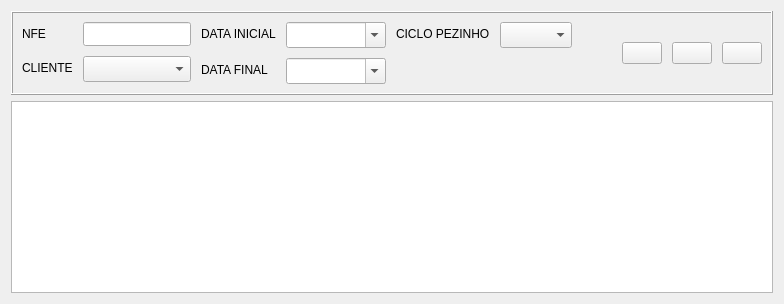
          <widget class="QWidget" name="tab_historic_nfe">
           <attribute name="icon">
            <iconset resource="resource.qrc">
             <normaloff>:/icons/assets/history-32.png</normaloff>:/icons/assets/history-32.png</iconset>
           </attribute>
           <attribute name="title">
            <string>HISTÓRICO</string>
           </attribute>
           <layout class="QVBoxLayout" name="verticalLayout_8">
            <item>
             <widget class="QFrame" name="frame_24">
              <property name="sizePolicy">
               <sizepolicy hsizetype="Preferred" vsizetype="Fixed">
                <horstretch>0</horstretch>
                <verstretch>0</verstretch>
               </sizepolicy>
              </property>
              <property name="minimumSize">
               <size>
                <width>0</width>
                <height>0</height>
               </size>
              </property>
              <property name="maximumSize">
               <size>
                <width>16777215</width>
                <height>16777215</height>
               </size>
              </property>
              <property name="frameShape">
               <enum>QFrame::Box</enum>
              </property>
              <property name="frameShadow">
               <enum>QFrame::Raised</enum>
              </property>
              <layout class="QHBoxLayout" name="horizontalLayout_35" stretch="1,1,1,0,0">
               <property name="spacing">
                <number>10</number>
               </property>
               <item>
                <layout class="QFormLayout" name="formLayout_10">
                 <property name="rightMargin">
                  <number>0</number>
                 </property>
                 <item row="0" column="0">
                  <widget class="QLabel" name="label_97">
                   <property name="text">
                    <string>NFE</string>
                   </property>
                   <property name="buddy">
                    <cstring>txt_nfe_nfe_history</cstring>
                   </property>
                  </widget>
                 </item>
                 <item row="1" column="0">
                  <widget class="QLabel" name="label_95">
                   <property name="text">
                    <string>CLIENTE</string>
                   </property>
                   <property name="buddy">
                    <cstring>cb_client_nfe_history</cstring>
                   </property>
                  </widget>
                 </item>
                 <item row="0" column="1">
                  <widget class="QLineEdit" name="txt_nfe_nfe_history">
                   <property name="minimumSize">
                    <size>
                     <width>0</width>
                     <height>24</height>
                    </size>
                   </property>
                  </widget>
                 </item>
                 <item row="1" column="1">
                  <widget class="QComboBox" name="cb_client_nfe_history">
                   <property name="sizePolicy">
                    <sizepolicy hsizetype="Expanding" vsizetype="Fixed">
                     <horstretch>0</horstretch>
                     <verstretch>0</verstretch>
                    </sizepolicy>
                   </property>
                   <property name="minimumSize">
                    <size>
                     <width>0</width>
                     <height>26</height>
                    </size>
                   </property>
                  </widget>
                 </item>
                </layout>
               </item>
               <item>
                <layout class="QFormLayout" name="formLayout_11">
                 <property name="rightMargin">
                  <number>0</number>
                 </property>
                 <item row="0" column="0">
                  <widget class="QLabel" name="label_94">
                   <property name="text">
                    <string>DATA INICIAL</string>
                   </property>
                   <property name="buddy">
                    <cstring>cb_start_date_nfe_history</cstring>
                   </property>
                  </widget>
                 </item>
                 <item row="1" column="0">
                  <widget class="QLabel" name="label_93">
                   <property name="text">
                    <string>DATA FINAL</string>
                   </property>
                   <property name="buddy">
                    <cstring>cb_end_date_nfe_history</cstring>
                   </property>
                  </widget>
                 </item>
                 <item row="0" column="1">
                  <widget class="CustomComboBox" name="cb_start_date_nfe_history">
                   <property name="sizePolicy">
                    <sizepolicy hsizetype="Expanding" vsizetype="Fixed">
                     <horstretch>0</horstretch>
                     <verstretch>0</verstretch>
                    </sizepolicy>
                   </property>
                   <property name="minimumSize">
                    <size>
                     <width>100</width>
                     <height>26</height>
                    </size>
                   </property>
                   <property name="editable">
                    <bool>true</bool>
                   </property>
                   <property name="insertPolicy">
                    <enum>QComboBox::NoInsert</enum>
                   </property>
                   <property name="frame">
                    <bool>true</bool>
                   </property>
                  </widget>
                 </item>
                 <item row="1" column="1">
                  <widget class="CustomComboBox" name="cb_end_date_nfe_history">
                   <property name="sizePolicy">
                    <sizepolicy hsizetype="Expanding" vsizetype="Fixed">
                     <horstretch>0</horstretch>
                     <verstretch>0</verstretch>
                    </sizepolicy>
                   </property>
                   <property name="minimumSize">
                    <size>
                     <width>100</width>
                     <height>26</height>
                    </size>
                   </property>
                   <property name="editable">
                    <bool>true</bool>
                   </property>
                   <property name="insertPolicy">
                    <enum>QComboBox::NoInsert</enum>
                   </property>
                   <property name="frame">
                    <bool>true</bool>
                   </property>
                  </widget>
                 </item>
                </layout>
               </item>
               <item>
                <layout class="QFormLayout" name="formLayout_12">
                 <property name="rightMargin">
                  <number>0</number>
                 </property>
                 <item row="0" column="0">
                  <widget class="QLabel" name="label_96">
                   <property name="text">
                    <string>CICLO PEZINHO</string>
                   </property>
                   <property name="buddy">
                    <cstring>cb_skids_nfe_history</cstring>
                   </property>
                  </widget>
                 </item>
                 <item row="0" column="1">
                  <widget class="QComboBox" name="cb_skids_nfe_history">
                   <property name="sizePolicy">
                    <sizepolicy hsizetype="Expanding" vsizetype="Fixed">
                     <horstretch>0</horstretch>
                     <verstretch>0</verstretch>
                    </sizepolicy>
                   </property>
                   <property name="minimumSize">
                    <size>
                     <width>0</width>
                     <height>26</height>
                    </size>
                   </property>
                  </widget>
                 </item>
                </layout>
               </item>
               <item>
                <spacer name="horizontalSpacer_11">
                 <property name="orientation">
                  <enum>Qt::Horizontal</enum>
                 </property>
                 <property name="sizeHint" stdset="0">
                  <size>
                   <width>40</width>
                   <height>20</height>
                  </size>
                 </property>
                </spacer>
               </item>
               <item>
                <layout class="QHBoxLayout" name="horizontalLayout_36">
                 <property name="rightMargin">
                  <number>0</number>
                 </property>
                 <item>
                  <widget class="QPushButton" name="bt_search_nfe_history">
                   <property name="cursor">
                    <cursorShape>PointingHandCursor</cursorShape>
                   </property>
                   <property name="text">
                    <string/>
                   </property>
                   <property name="icon">
                    <iconset resource="resource.qrc">
                     <normaloff>:/icons/assets/search-32.png</normaloff>:/icons/assets/search-32.png</iconset>
                   </property>
                   <property name="iconSize">
                    <size>
                     <width>32</width>
                     <height>32</height>
                    </size>
                   </property>
                   <property name="shortcut">
                    <string>Ctrl+P</string>
                   </property>
                  </widget>
                 </item>
                 <item>
                  <widget class="QPushButton" name="bt_clear_nfe_history">
                   <property name="cursor">
                    <cursorShape>PointingHandCursor</cursorShape>
                   </property>
                   <property name="text">
                    <string/>
                   </property>
                   <property name="icon">
                    <iconset resource="resource.qrc">
                     <normaloff>:/icons/assets/erase-32.png</normaloff>:/icons/assets/erase-32.png</iconset>
                   </property>
                   <property name="iconSize">
                    <size>
                     <width>32</width>
                     <height>32</height>
                    </size>
                   </property>
                   <property name="shortcut">
                    <string>Ctrl+L</string>
                   </property>
                  </widget>
                 </item>
                 <item>
                  <widget class="QPushButton" name="bt_edit_nfe_history">
                   <property name="cursor">
                    <cursorShape>PointingHandCursor</cursorShape>
                   </property>
                   <property name="text">
                    <string/>
                   </property>
                   <property name="icon">
                    <iconset resource="resource.qrc">
                     <normaloff>:/icons/assets/edit-32.png</normaloff>:/icons/assets/edit-32.png</iconset>
                   </property>
                   <property name="iconSize">
                    <size>
                     <width>32</width>
                     <height>32</height>
                    </size>
                   </property>
                   <property name="shortcut">
                    <string>Ctrl+E</string>
                   </property>
                  </widget>
                 </item>
                </layout>
               </item>
              </layout>
             </widget>
            </item>
            <item>
             <widget class="QTableView" name="tv_nfe_history">
              <property name="minimumSize">
               <size>
                <width>0</width>
                <height>0</height>
               </size>
              </property>
              <property name="alternatingRowColors">
               <bool>false</bool>
              </property>
              <property name="selectionMode">
               <enum>QAbstractItemView::SingleSelection</enum>
              </property>
              <property name="selectionBehavior">
               <enum>QAbstractItemView::SelectRows</enum>
              </property>
              <property name="showGrid">
               <bool>true</bool>
              </property>
              <property name="cornerButtonEnabled">
               <bool>true</bool>
              </property>
              <attribute name="horizontalHeaderVisible">
               <bool>true</bool>
              </attribute>
              <attribute name="horizontalHeaderCascadingSectionResizes">
               <bool>false</bool>
              </attribute>
              <attribute name="horizontalHeaderMinimumSectionSize">
               <number>40</number>
              </attribute>
              <attribute name="horizontalHeaderDefaultSectionSize">
               <number>120</number>
              </attribute>
              <attribute name="horizontalHeaderShowSortIndicator" stdset="0">
               <bool>false</bool>
              </attribute>
              <attribute name="verticalHeaderVisible">
               <bool>true</bool>
              </attribute>
              <attribute name="verticalHeaderCascadingSectionResizes">
               <bool>false</bool>
              </attribute>
              <attribute name="verticalHeaderHighlightSections">
               <bool>true</bool>
              </attribute>
             </widget>
            </item>
           </layout>
          </widget>
